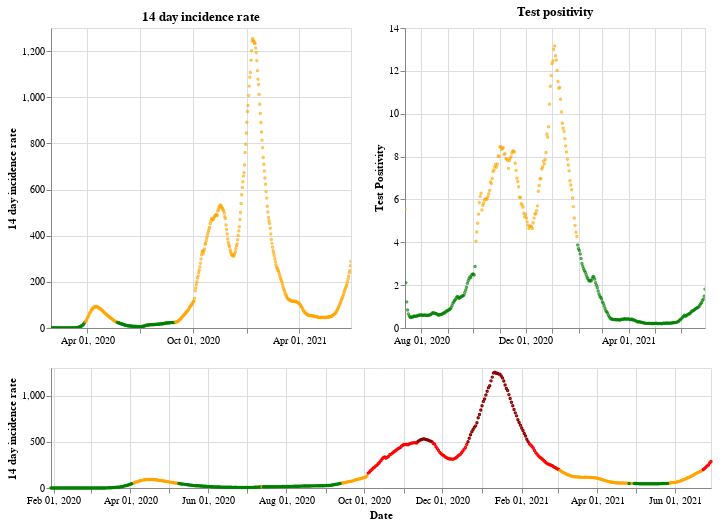

The notebook cell saved with this chart:
### Markdown cell above
## England

### Code cell
plot_traffic_light('England')

### Figure 1 — Vega-Lite specification as saved in the notebook (floating-point values rounded to 4 significant figures; data arrays with more than 128 entries replaced by an {"elided": "..."} marker saying what was removed)
{"config": {"view": {"continuousWidth": 400, "continuousHeight": 300}}, "vconcat": [{"hconcat": [{"mark": {"type": "point", "size": 2}, "encoding": {"color": {"condition": {"value": "green", "test": "(datum.twoWeeklyCasesRate <= 25)"}, "value": "orange"}, "tooltip": [{"type": "nominal", "field": "areaName"}, {"type": "temporal", "field": "date"}, {"type": "quantitative", "field": "twoWeeklyCasesRate"}, {"type": "quantitative", "field": "testPositivity"}], "x": {"type": "temporal", "axis": {"title": ""}, "field": "date", "scale": {"domain": {"selection": "DateBrush"}}, "timeUnit": "yearmonthdate"}, "y": {"type": "quantitative", "axis": {"title": "14 day incidence rate"}, "field": "twoWeeklyCasesRate"}}, "title": "14 day incidence rate", "width": 300}, {"mark": {"type": "point", "size": 2}, "encoding": {"color": {"condition": {"value": "green", "test": "(datum.testPositivity <= 4)"}, "value": "orange"}, "tooltip": [{"type": "nominal", "field": "areaName"}, {"type": "temporal", "field": "date"}, {"type": "quantitative", "field": "twoWeeklyCasesRate"}, {"type": "quantitative", "field": "testPositivity"}], "x": {"type": "temporal", "axis": {"title": ""}, "field": "date", "scale": {"domain": {"selection": "DateBrush"}}, "timeUnit": "yearmonthdate"}, "y": {"type": "quantitative", "axis": {"title": "Test Positivity"}, "field": "testPositivity"}}, "title": "Test positivity", "width": 300}]}, {"layer": [{"mark": {"type": "point", "size": 2}, "encoding": {"color": {"condition": {"value": "orange", "test": "(((datum.testPositivity < 4) && (datum.twoWeeklyCasesRate >= 50)) && (datum.twoWeeklyCasesRate < 200))"}, "value": "red"}, "opacity": {"condition": {"value": 1, "test": "((datum.twoWeeklyCasesRate >= 50) && (datum.twoWeeklyCasesRate < 500))"}, "value": 0}, "tooltip": [{"type": "nominal", "field": "areaName"}, {"type": "temporal", "field": "date"}, {"type": "quantitative", "field": "twoWeeklyCasesRate"}, {"type": "quantitative", "field": "testPositivity"}], "x": {"type": "temporal", "axis": {"title": "Date"}, "field": "date", "timeUnit": "yearmonthdate"}, "y": {"type": "quantitative", "axis": {"title": "14 day incidence rate"}, "field": "twoWeeklyCasesRate"}}, "selection": {"DateBrush": {"type": "interval", "encodings": ["x"], "fields": ["Time"]}}}, {"mark": {"type": "point", "size": 2}, "encoding": {"color": {"value": "darkred"}, "opacity": {"condition": {"value": 1, "test": "(datum.twoWeeklyCasesRate >= 500)"}, "value": 0}, "tooltip": [{"type": "nominal", "field": "areaName"}, {"type": "temporal", "field": "date"}, {"type": "quantitative", "field": "twoWeeklyCasesRate"}, {"type": "quantitative", "field": "testPositivity"}], "x": {"type": "temporal", "axis": {"title": "Date"}, "field": "date", "timeUnit": "yearmonthdate"}, "y": {"type": "quantitative", "axis": {"title": "14 day incidence rate"}, "field": "twoWeeklyCasesRate"}}}, {"mark": {"type": "point", "size": 2}, "encoding": {"color": {"condition": {"value": "green", "test": "((datum.testPositivity < 4) && (datum.twoWeeklyCasesRate < 50))"}, "value": "orange"}, "opacity": {"condition": {"value": 1, "test": "(datum.twoWeeklyCasesRate < 50)"}, "value": 0}, "tooltip": [{"type": "nominal", "field": "areaName"}, {"type": "temporal", "field": "date"}, {"type": "quantitative", "field": "twoWeeklyCasesRate"}, {"type": "quantitative", "field": "testPositivity"}], "x": {"type": "temporal", "axis": {"title": "Date"}, "field": "date", "timeUnit": "yearmonthdate"}, "y": {"type": "quantitative", "axis": {"title": "14 day incidence rate"}, "field": "twoWeeklyCasesRate"}}}], "height": 120, "width": 660}], "data": {"name": "data-f541a229474f21d6791b3c4bcf7d8a68"}, "$schema": "https://vega.github.io/schema/vega-lite/v4.8.1.json", "datasets": {"data-f541a229474f21d6791b3c4bcf7d8a68": {"elided": "517 records"}}}
